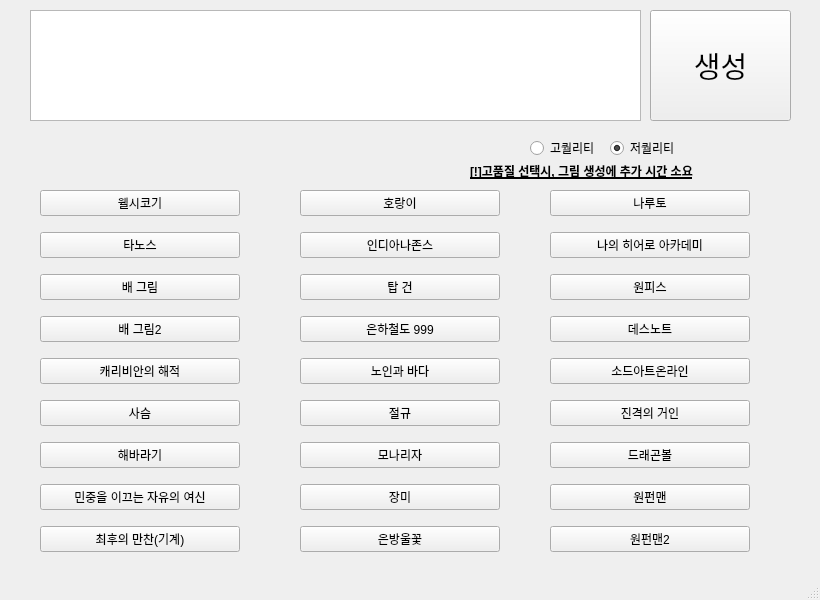
<?xml version="1.0" encoding="UTF-8"?>
<ui version="4.0">
 <class>MainWindow</class>
 <widget class="QMainWindow" name="MainWindow">
  <property name="enabled">
   <bool>true</bool>
  </property>
  <property name="geometry">
   <rect>
    <x>0</x>
    <y>0</y>
    <width>820</width>
    <height>600</height>
   </rect>
  </property>
  <property name="sizePolicy">
   <sizepolicy hsizetype="Maximum" vsizetype="Minimum">
    <horstretch>0</horstretch>
    <verstretch>0</verstretch>
   </sizepolicy>
  </property>
  <property name="minimumSize">
   <size>
    <width>820</width>
    <height>600</height>
   </size>
  </property>
  <property name="maximumSize">
   <size>
    <width>820</width>
    <height>600</height>
   </size>
  </property>
  <property name="windowTitle">
   <string>Art Ai</string>
  </property>
  <property name="windowOpacity">
   <double>5.000000000000000</double>
  </property>
  <widget class="QWidget" name="centralwidget">
   <widget class="QPushButton" name="generate">
    <property name="geometry">
     <rect>
      <x>650</x>
      <y>10</y>
      <width>141</width>
      <height>111</height>
     </rect>
    </property>
    <property name="sizePolicy">
     <sizepolicy hsizetype="Ignored" vsizetype="Ignored">
      <horstretch>0</horstretch>
      <verstretch>0</verstretch>
     </sizepolicy>
    </property>
    <property name="font">
     <font>
      <family>Arial</family>
      <pointsize>22</pointsize>
     </font>
    </property>
    <property name="mouseTracking">
     <bool>false</bool>
    </property>
    <property name="text">
     <string>생성</string>
    </property>
   </widget>
   <widget class="QWidget" name="gridLayoutWidget">
    <property name="geometry">
     <rect>
      <x>40</x>
      <y>180</y>
      <width>200</width>
      <height>391</height>
     </rect>
    </property>
    <layout class="QGridLayout" name="gridLayout">
     <item row="1" column="0">
      <widget class="QPushButton" name="b2">
       <property name="text">
        <string>타노스</string>
       </property>
      </widget>
     </item>
     <item row="6" column="0">
      <widget class="QPushButton" name="b7">
       <property name="text">
        <string>해바라기</string>
       </property>
      </widget>
     </item>
     <item row="8" column="0">
      <widget class="QPushButton" name="b9">
       <property name="text">
        <string>최후의 만찬(기계)</string>
       </property>
      </widget>
     </item>
     <item row="0" column="0">
      <widget class="QPushButton" name="b1">
       <property name="text">
        <string>웰시코기</string>
       </property>
      </widget>
     </item>
     <item row="3" column="0">
      <widget class="QPushButton" name="b4">
       <property name="text">
        <string>배 그림2</string>
       </property>
      </widget>
     </item>
     <item row="4" column="0">
      <widget class="QPushButton" name="b5">
       <property name="text">
        <string>캐리비안의 해적</string>
       </property>
      </widget>
     </item>
     <item row="2" column="0">
      <widget class="QPushButton" name="b3">
       <property name="text">
        <string>배 그림</string>
       </property>
      </widget>
     </item>
     <item row="7" column="0">
      <widget class="QPushButton" name="b8">
       <property name="text">
        <string>민중을 이끄는 자유의 여신</string>
       </property>
      </widget>
     </item>
     <item row="5" column="0">
      <widget class="QPushButton" name="b6">
       <property name="text">
        <string>사슴</string>
       </property>
      </widget>
     </item>
    </layout>
   </widget>
   <widget class="QWidget" name="gridLayoutWidget_2">
    <property name="geometry">
     <rect>
      <x>300</x>
      <y>180</y>
      <width>200</width>
      <height>391</height>
     </rect>
    </property>
    <layout class="QGridLayout" name="gridLayout_2">
     <item row="1" column="0">
      <widget class="QPushButton" name="b11">
       <property name="text">
        <string>인디아나존스</string>
       </property>
      </widget>
     </item>
     <item row="6" column="0">
      <widget class="QPushButton" name="b16">
       <property name="text">
        <string>모나리자</string>
       </property>
      </widget>
     </item>
     <item row="8" column="0">
      <widget class="QPushButton" name="b18">
       <property name="text">
        <string>은방울꽃</string>
       </property>
      </widget>
     </item>
     <item row="3" column="0">
      <widget class="QPushButton" name="b13">
       <property name="text">
        <string>은하철도 999</string>
       </property>
      </widget>
     </item>
     <item row="4" column="0">
      <widget class="QPushButton" name="b14">
       <property name="text">
        <string>노인과 바다</string>
       </property>
      </widget>
     </item>
     <item row="2" column="0">
      <widget class="QPushButton" name="b12">
       <property name="text">
        <string>탑 건</string>
       </property>
      </widget>
     </item>
     <item row="7" column="0">
      <widget class="QPushButton" name="b17">
       <property name="text">
        <string>장미</string>
       </property>
      </widget>
     </item>
     <item row="5" column="0">
      <widget class="QPushButton" name="b15">
       <property name="text">
        <string>절규</string>
       </property>
      </widget>
     </item>
     <item row="0" column="0">
      <widget class="QPushButton" name="b10">
       <property name="text">
        <string>호랑이</string>
       </property>
      </widget>
     </item>
    </layout>
   </widget>
   <widget class="QWidget" name="gridLayoutWidget_3">
    <property name="geometry">
     <rect>
      <x>550</x>
      <y>180</y>
      <width>200</width>
      <height>391</height>
     </rect>
    </property>
    <layout class="QGridLayout" name="gridLayout_3">
     <item row="1" column="0">
      <widget class="QPushButton" name="b20">
       <property name="text">
        <string>나의 히어로 아카데미</string>
       </property>
      </widget>
     </item>
     <item row="6" column="0">
      <widget class="QPushButton" name="b25">
       <property name="text">
        <string>드래곤볼</string>
       </property>
      </widget>
     </item>
     <item row="8" column="0">
      <widget class="QPushButton" name="b27">
       <property name="text">
        <string>원펀맨2</string>
       </property>
      </widget>
     </item>
     <item row="3" column="0">
      <widget class="QPushButton" name="b22">
       <property name="text">
        <string>데스노트</string>
       </property>
      </widget>
     </item>
     <item row="4" column="0">
      <widget class="QPushButton" name="b23">
       <property name="text">
        <string>소드아트온라인</string>
       </property>
      </widget>
     </item>
     <item row="2" column="0">
      <widget class="QPushButton" name="b21">
       <property name="text">
        <string>원피스</string>
       </property>
      </widget>
     </item>
     <item row="7" column="0">
      <widget class="QPushButton" name="b26">
       <property name="text">
        <string>원펀맨</string>
       </property>
      </widget>
     </item>
     <item row="5" column="0">
      <widget class="QPushButton" name="b24">
       <property name="text">
        <string>진격의 거인</string>
       </property>
      </widget>
     </item>
     <item row="0" column="0">
      <widget class="QPushButton" name="b19">
       <property name="text">
        <string>나루토</string>
       </property>
      </widget>
     </item>
    </layout>
   </widget>
   <widget class="QTextEdit" name="textEdit"><!--텍스트 박스-->
    <property name="geometry">
     <rect>
      <x>30</x>
      <y>10</y>
      <width>611</width>
      <height>111</height>
     </rect>
    </property>
   </widget>
   <widget class="QRadioButton" name="radioButton">
    <property name="geometry">
     <rect>
      <x>530</x>
      <y>140</y>
      <width>90</width>
      <height>16</height>
     </rect>
    </property>
    <property name="text">
     <string>고퀄리티</string>
    </property>
    <property name="checked">
     <bool>false</bool>
    </property>
   </widget>
   <widget class="QRadioButton" name="radioButton_2">
    <property name="geometry">
     <rect>
      <x>610</x>
      <y>140</y>
      <width>90</width>
      <height>16</height>
     </rect>
    </property>
    <property name="text">
     <string>저퀄리티</string>
    </property>
    <property name="checked">
     <bool>true</bool>
    </property>
   </widget>
   <widget class="QLabel" name="label">
    <property name="geometry">
     <rect>
      <x>470</x>
      <y>160</y>
      <width>301</width>
      <height>21</height>
     </rect>
    </property>
    <property name="font">
     <font>
      <weight>75</weight>
      <bold>true</bold>
      <underline>true</underline>
     </font>
    </property>
    <property name="text">
     <string>[!]고품질 선택시, 그림 생성에 추가 시간 소요</string>
    </property>
   </widget>
  </widget>
  <widget class="QMenuBar" name="menubar">
   <property name="geometry">
    <rect>
     <x>0</x>
     <y>0</y>
     <width>820</width>
     <height>21</height>
    </rect>
   </property>
  </widget>
  <widget class="QStatusBar" name="statusbar"/>
 </widget>
 <resources/>
 <connections/>
</ui>
